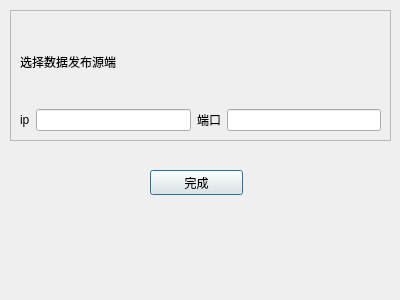
<?xml version="1.0" encoding="UTF-8"?>
<ui version="4.0">
 <class>destination_dingyue</class>
 <widget class="QDialog" name="destination_dingyue">
  <property name="geometry">
   <rect>
    <x>0</x>
    <y>0</y>
    <width>400</width>
    <height>300</height>
   </rect>
  </property>
  <property name="windowTitle">
   <string>Dialog</string>
  </property>
  <widget class="QFrame" name="frame">
   <property name="geometry">
    <rect>
     <x>10</x>
     <y>10</y>
     <width>381</width>
     <height>131</height>
    </rect>
   </property>
   <property name="frameShape">
    <enum>QFrame::StyledPanel</enum>
   </property>
   <property name="frameShadow">
    <enum>QFrame::Raised</enum>
   </property>
   <property name="lineWidth">
    <number>3</number>
   </property>
   <layout class="QVBoxLayout" name="verticalLayout">
    <item>
     <widget class="QLabel" name="label">
      <property name="text">
       <string>选择数据发布源端</string>
      </property>
     </widget>
    </item>
    <item>
     <layout class="QHBoxLayout" name="horizontalLayout">
      <item>
       <widget class="QLabel" name="label_2">
        <property name="text">
         <string>ip</string>
        </property>
       </widget>
      </item>
      <item>
       <widget class="QLineEdit" name="lineEdit"/>
      </item>
      <item>
       <widget class="QLabel" name="label_3">
        <property name="text">
         <string>端口</string>
        </property>
       </widget>
      </item>
      <item>
       <widget class="QLineEdit" name="lineEdit_2"/>
      </item>
     </layout>
    </item>
   </layout>
  </widget>
  <widget class="QPushButton" name="pushButton_over">
   <property name="geometry">
    <rect>
     <x>150</x>
     <y>170</y>
     <width>93</width>
     <height>25</height>
    </rect>
   </property>
   <property name="text">
    <string>完成</string>
   </property>
  </widget>
 </widget>
 <resources/>
 <connections/>
</ui>
